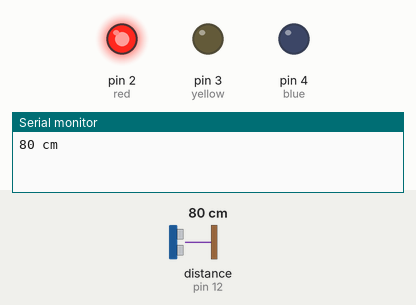
Bench run of a sketch on a simulated Arduino Uno, built with avr-gcc and run on an emulated ATmega328P. On the bench: output pins drawn as LEDs (lit = HIGH), the last lines printed to the serial monitor. Wiring (inferred from the names in the program): ultrasonic range finder: trigger pin 13; echo pin 12. The test bench sets the inputs (shaded band); at power-on: distance to the obstacle (sensor on pin 12) 80 cm. The echo pulse lasts 58.3 µs per cm; pins used as bus, display or sensor lines are not drawn.

Above: at 1.2 s.
1.3 s: distance to the obstacle (sensor on pin 12) set to 64 cm
2.8 s: distance to the obstacle (sensor on pin 12) set to 56 cm
At 3.4 s:
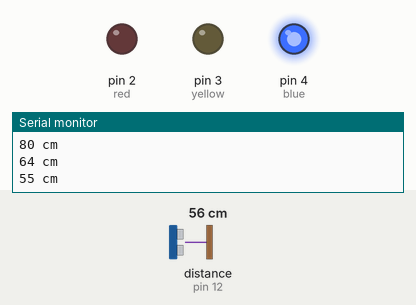
4.3 s: distance to the obstacle (sensor on pin 12) set to 34 cm
5.8 s: distance to the obstacle (sensor on pin 12) set to 29 cm
At 6.5 s:
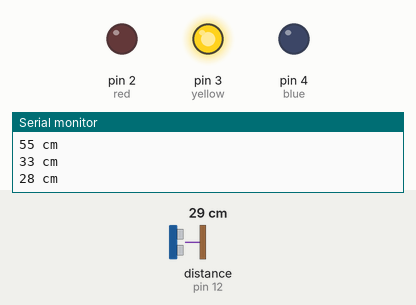
7.3 s: distance to the obstacle (sensor on pin 12) set to 35 cm
At 7.6 s:
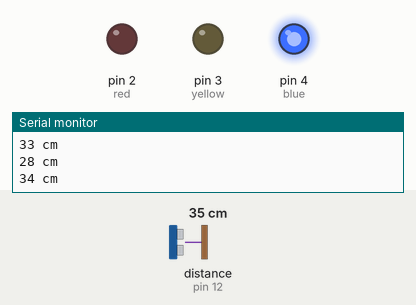
8.8 s: distance to the obstacle (sensor on pin 12) set to 4 cm
At 10.1 s:
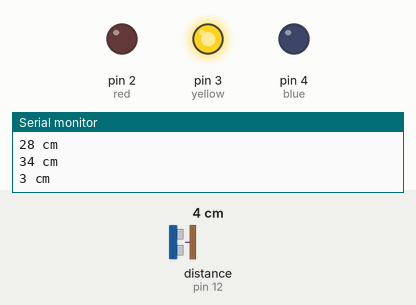
Timing chart, 0 to 11.3 s (numbered marks = the images above; inputs shaded):
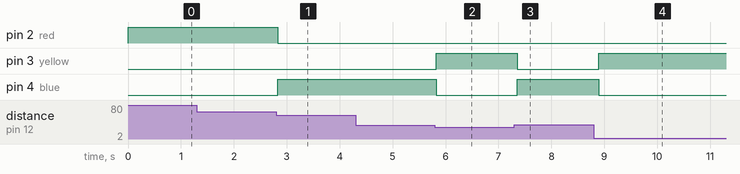

Measured:
- the behaviour switches between 61 and 60 cm on distance to the obstacle (sensor on pin 12) (found by bisection; images 0 and 1)
- the behaviour switches between 32 and 31 cm on distance to the obstacle (sensor on pin 12) (found by bisection; images 1 and 2)
- after the input at 2.8 s, pin 2 (red): HIGH → LOW at once; pin 4 (blue): LOW → HIGH at once
- after the input at 5.8 s, pin 3 (yellow): LOW → HIGH at once; pin 4 (blue): HIGH → LOW at once
- after the input at 7.3 s, pin 3 (yellow): HIGH → LOW after 0.05 s; pin 4 (blue): LOW → HIGH after 0.05 s
- after the input at 8.8 s, pin 3 (yellow): LOW → HIGH after 0.09 s; pin 4 (blue): HIGH → LOW after 0.09 s

The sketch:

AR16_ultrasonic.ino.ino
```cpp
/*

 예제 6.7

 초음파 거리센서를 이용한 거리 측정

*/

const int red = 2;

const int yellow = 3;

const int blue = 4;

// 트리거 핀과 에코 핀 번호를 설정한다.

const char trigPin = 13;

const char echoPin = 12;


// 펄스 폭과 거리 변수 설정

int pulseWidth;

int distance;

int distanceOld;


void setup() {

  // 시리얼 통신 설정

  Serial.begin (9600);

  pinMode(red, OUTPUT);

  pinMode(yellow, OUTPUT);

  pinMode(blue, OUTPUT);

  // 트리거 핀은 출력으로, 에코핀은 입력으로 설정

 pinMode(trigPin, OUTPUT);

 pinMode(echoPin, INPUT);

  // 트리거 핀의 초기값을 LOW로 한다

  digitalWrite(trigPin, LOW);

}


void loop(){

  // 10us의 트리거 신호를 HC-SR04로 내보낸다.

  digitalWrite(trigPin,HIGH);

  delayMicroseconds(10);

  digitalWrite(trigPin,LOW);


  // Echo 펄스 폭을 측정하여 pulseWidth 변수에 저장한다.

  pulseWidth = pulseIn(echoPin,HIGH);

  // 거리를 계산한다.

  distance = pulseWidth / 58;


  // 감지거리인 2~200cm 범위의 거리값만 사용한다.

  if(distance <= 200 || distance >= 2){

    // 이전의 거리값과 비교하여 변화가 있을 경우에만

    // 시리얼 통신으로 전송한다.

    if(distance != distanceOld){

      Serial.print(distance);

      Serial.println(" cm");

    };


        if(distance <= 30 && distance >= 2){

      digitalWrite(red,LOW);

      digitalWrite(yellow,HIGH);

      digitalWrite(blue,LOW);

    }

    else if(distance <= 60 && distance >= 31){

      digitalWrite(red,LOW);

      digitalWrite(yellow,LOW);

      digitalWrite(blue,HIGH);

    }

    else if(distance >= 61){

      digitalWrite(red,HIGH);

      digitalWrite(yellow,LOW);

      digitalWrite(blue,LOW);

    }

  };

  distanceOld = distance;

  delay(100);

}
```
